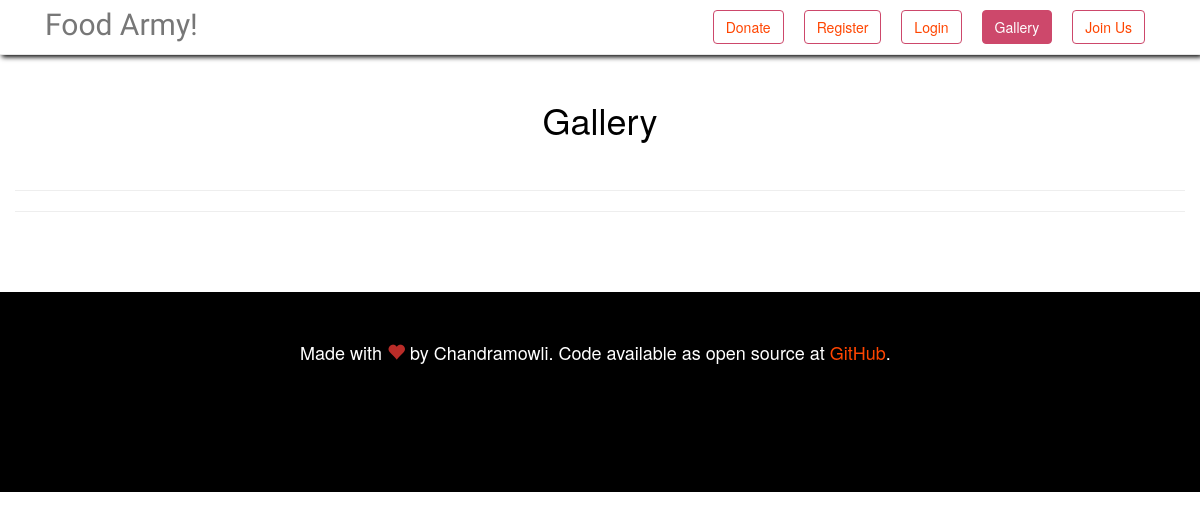
The page /gallery on the database as committed earlier.
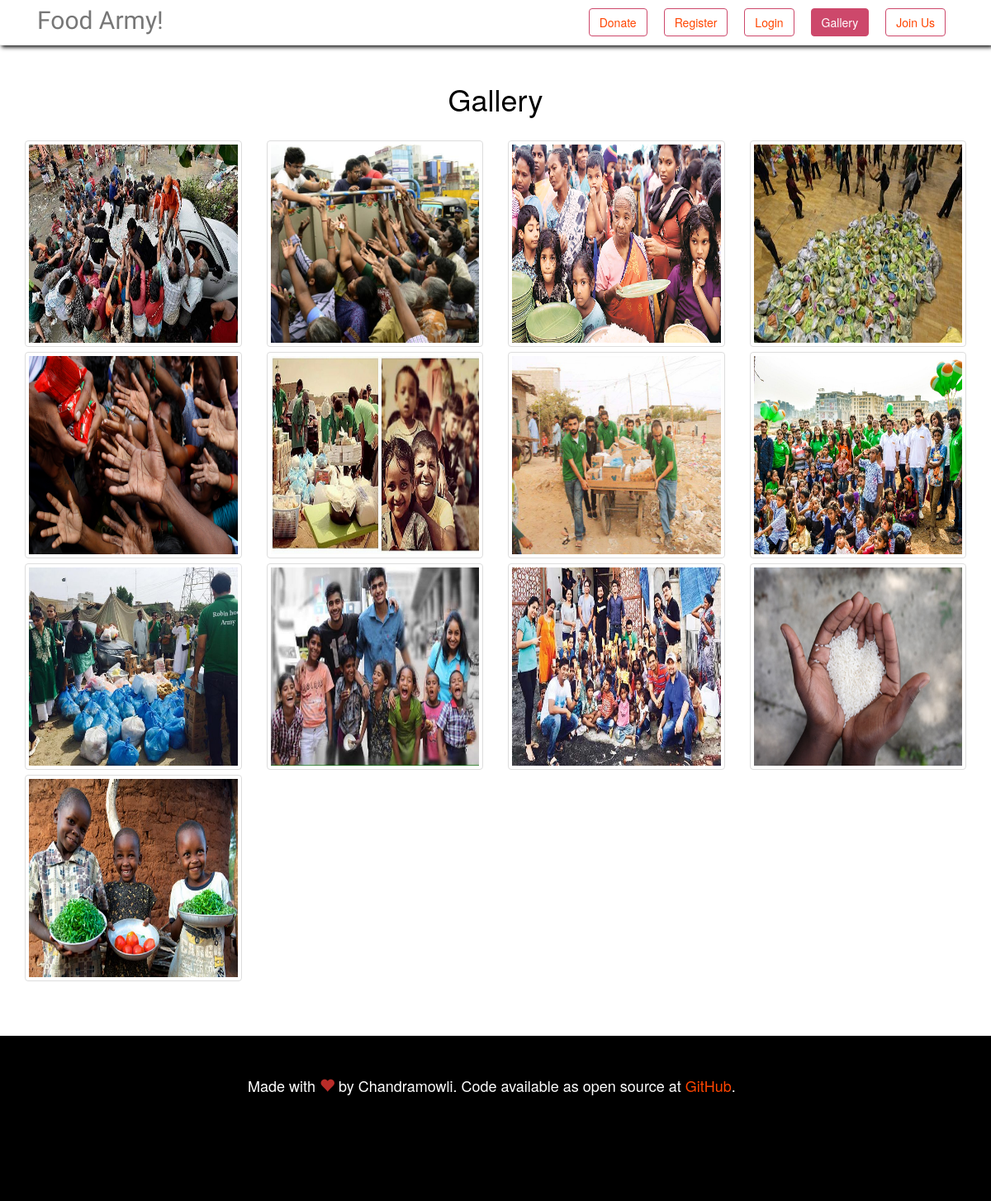
The same page on the database as committed later.
### fms/models.py (models this page shows, shortened)
class gallery_info(models.Model):
    image_id = models.AutoField(primary_key=True)
    image = models.FileField(upload_to=get_gallery_file_name)

### fms/views.py (the view)
# urls.py: url(r'^gallery$', views.gallery, name='gallery'),
def gallery(request):
    gallery_instance =gallery_info.objects.all()
    return render(request, 'gallery.html', {'gallery' : gallery_instance})

### fms/templates/gallery.html (shortened to what this page needs)
{% extends 'base.html' %}
{% load staticfiles %}
{% block gallery_selected %}
    nav-button-selected
{% endblock %}
{% block content %}
    <h1 class="text-center">Gallery</h1>
    <br>
<div class="container">
  <div class="row">
      {% for item in gallery %}
       <div class="col-lg-3 col-sm-4 col-xs-6"><a title="" href="#"><img style="width: 600px; height: 250px;" class="thumbnail img-responsive" src="{{ item.image.url }}"></a></div>
      {% endfor %}
    <hr>
    <hr>
  </div>
</div>
{% endblock %}

### fms/templates/base.html (shortened to what this page needs)
{% load staticfiles %}
<html lang="en">
<head>
    <link rel="stylesheet" href="{% static 'plugins/bootstrap-3.3.7-dist/css/bootstrap.min.css' %}">
    <link rel="stylesheet" href="{% static 'css/home.css' %}">
    <link rel="stylesheet" href="{% static 'plugins/toastr/build/toastr.css' %}">
</head>
<body>
<nav class="navbar navbar-default navbar-fixed-top">
    <div class="container-fluid nav-content">
        <div class="navbar-header">
            <a href="/" class="navbar-brand">Food Army!</a>
        </div>
        <div class="collapse navbar-collapse" id="navBar">
            <ul class="nav navbar-nav" id="hello">
               <li><button class="btn btn-default nav-button {% block donate_selected %}{% endblock %}"><a href="../donate">Donate</a></button></li>
               <li><button class="btn btn-default nav-button {% block register_selected %}{% endblock %}"><a href="../register">Register</a></button></li>
               <li><button class="btn btn-default nav-button login-btn {% block login_selected %}{% endblock %}"><a href="../login_user">Login</a></button></li>
               <li><button class="btn btn-default nav-button {% block gallery_selected %}{% endblock %}"><a href="../gallery">Gallery</a></button></li>
               <li><button class="btn btn-default nav-button {% block join_selected %}{% endblock %}"><a href="../join_us_page">Join Us</a></button></li>
            </ul>
        </div>
    </div>
</nav>
    <br>
{% block content %}
{% endblock %}
<br>
<br>
<br>
</body>
<footer id="commonFooter">
<div class="col-sm-offset-2 col-xs-offset-1 col-md-offset-2 col-lg-offset-3">
    <br><br>
    <h4 id="footerText">Made with <span style="color: #b92c28" class="glyphicon glyphicon-heart"></span> by Chandramowli. Code available as open
        source at <a href="https://github.com/chamow97/food-army">GitHub</a>.
    <br>
    <br>
        <br>
    </h4>
    <br><br>
</div>
</footer>
</html>

### fms/static/css/home.css (style rules this page uses)
body { color: #000; margin: 60px 0px 0px 0px; }
.navbar-brand { font-family: 'Lobster', cursive; font-size: 30px; }
.nav-content { margin: 0px 30px 0px 30px; }
.nav-button a { color: orangered; }
.nav-button a { -webkit-transition: color 0.5s ease-out; -moz-transition: color 0.5s ease-out; -o-transition: color 0.5s ease-out; -ms-transition: color 0.5s ease-out; transition: color 0.5s ease-out; }
.nav-button { margin: 10px 10px 10px 10px; border-style: solid; border-color: #cd486b; }
.nav-button-selected { background-color: #cd486b; margin: 10px 10px 10px 10px; color: #FFFFFF; }
.nav-button-selected a { color: #FFFFFF; }
.navbar-nav { text-align: center; display: inline; }
a { color: #000000; }
.navbar-default { background-color: #FFFFFF; box-shadow: 2px 2px 5px #000000; }
@media screen and (min-width: 800px) { .navbar-nav { float: right; } }
footer { width: 100%; background-color: #000000; }
#commonFooter { clear: both; position: static; background: #000000; height: 200px; overflow: hidden; display: block; bottom: 0; width: 100%; }
#footerText { color: #FFFFFF; }
#footerText a { color: orangered; }
.thumbnail { margin-bottom:6px; }

Rows that differ between the two databases and show on the page:
added gallery_info: image (picture)
added gallery_info: image (picture)
added gallery_info: image (picture)
added gallery_info: image (picture)
added gallery_info: image (picture)
added gallery_info: image (picture)
added gallery_info: image (picture)
added gallery_info: image (picture)
added gallery_info: image (picture)
added gallery_info: image (picture)
added gallery_info: image (picture)
added gallery_info: image (picture)
added gallery_info: image (picture)
